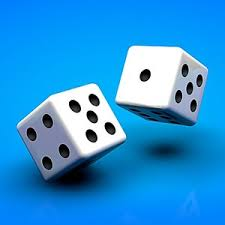
#> input picture 7-Aritmetik-İşlemler-Maskeleme/zar.jpg, 225 x 225 px
$ python 2-Maskeleme.py
#> lines starting #> are read from the running program, lines starting #| are printed output that depends on the picture; after the words box and inside, x2 and y2 are one past the last pixel; in counts of white or black regions, pixels touching at a corner belong together
import cv2
'burada resmimizi açtık'
zar=cv2.imread('zar.jpg')
#> zar is the input picture: shape (225, 225, 3); mean B, G, R 217.7, 148.2, 42.4

'burada resmimizi gri haline getiriyoruz ve gri adında ki değişkene atıyoruz ' \
'yada dire olarak imread fonksşyonunda 2. parametreye 0 vermemiz yeterli id'

gri_zar=cv2.cvtColor(cv2.UMat(zar),cv2.COLOR_BGR2GRAY)

'burada ise maskeleme işlemi yapıyoruz resmimizi girdilkten sonra biz ' \
'2. parametre olarak beyazlık dengesini ayarlıyoruz sayı 255 e arttıkça ' \
'resmimiz siyahlaşmakta 3. parametre olarakta resmimizi siyajlık dengesini ' \
'ayarlıyoruz 4. parametrede ise maskleme işleminin tipini belirliyoruz'
ret,mask=cv2.threshold(gri_zar#resim
                       ,100,#beyazlık dengesi
                       255,#siyahlık dengesi
                       cv2.THRESH_BINARY)#maskeleme tipi

'bitwise_not ise bizim maskeleme yaptıgımız işlemi tersini aliyoruz siyahlar' \
'beyaz ,beuazlar siyah oluyor'

mask_inver=cv2.bitwise_not(mask)#maskemizin tersini alıyoruz

'burada maskeleme işlemlerini yaptıktan sonra resmimize nasıl entegre edebiliriz' \
'yaptıgımız maskleme işlemini bitwise_and ile resimimize entegre ediyoruz ' \
'mask veya mask inver kullanabilirsiniz projenize göre ' \
'eğer ki mask kullanırsanız resminizde , beyaz yerlere deki pixelleri' \
'resminizin pixellerini eklemiş olursunuz' \
'eğerki mask_inver kullanırsanız yine aynısı olucaktır ancak resminizde ki mask' \
'işleminin tam tersi olucaktır '

birlesik_maske=cv2.bitwise_and(zar,zar,mask=mask_inver)

'burada ise resiminizi' \
'add ile 2 resmimizi birleştirme işlmei yapmaktayız ve birleştirdiğimiz resimleri' \
'toplam adında bir değişkene atamaktayız siyah rengin 0 değeri oldugnu' \
'bilmekteyiz yani etkisiz bir eleman diyebiliriz onun için siyah pixellerin oldugu' \
'yerler bizim diğer pixellerimizin yerini aldırdıgımız yer'

toplam_resim=cv2.add(gri_zar,mask)

'burada resimlerimizi gösteriyoruz'

cv2.imshow('Zar',zar)
cv2.imshow('Gri Zar',gri_zar)
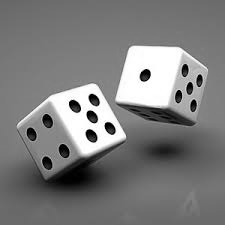
#> window 'Gri Zar': shape (225, 225); min 0, max 255, mean 124.5
cv2.imshow('Mask',mask)
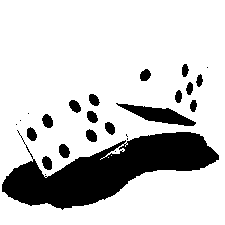
#> window 'Mask': shape (225, 225); 79.7% white; 25 black regions (8 under 20 px), largest, box (x1, y1, x2, y2) and area: (2, 130, 219, 210) 8089, (116, 103, 196, 126) 785, (59, 144, 70, 158) 118
cv2.imshow('Mask Inver',mask_inver)
cv2.imshow('Birlesik Maske',birlesik_maske)
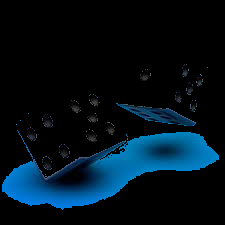
#> window 'Birlesik Maske': shape (225, 225, 3); mean B, G, R 26.5, 16.7, 1.4
cv2.imshow('Toplam Resim',toplam_resim)
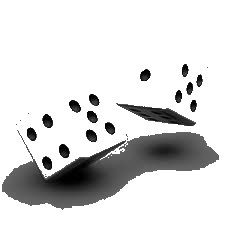
#> window 'Toplam Resim': shape (225, 225); min 0, max 255, mean 216.5

cv2.waitKey(0)
cv2.destroyAllWindows()
